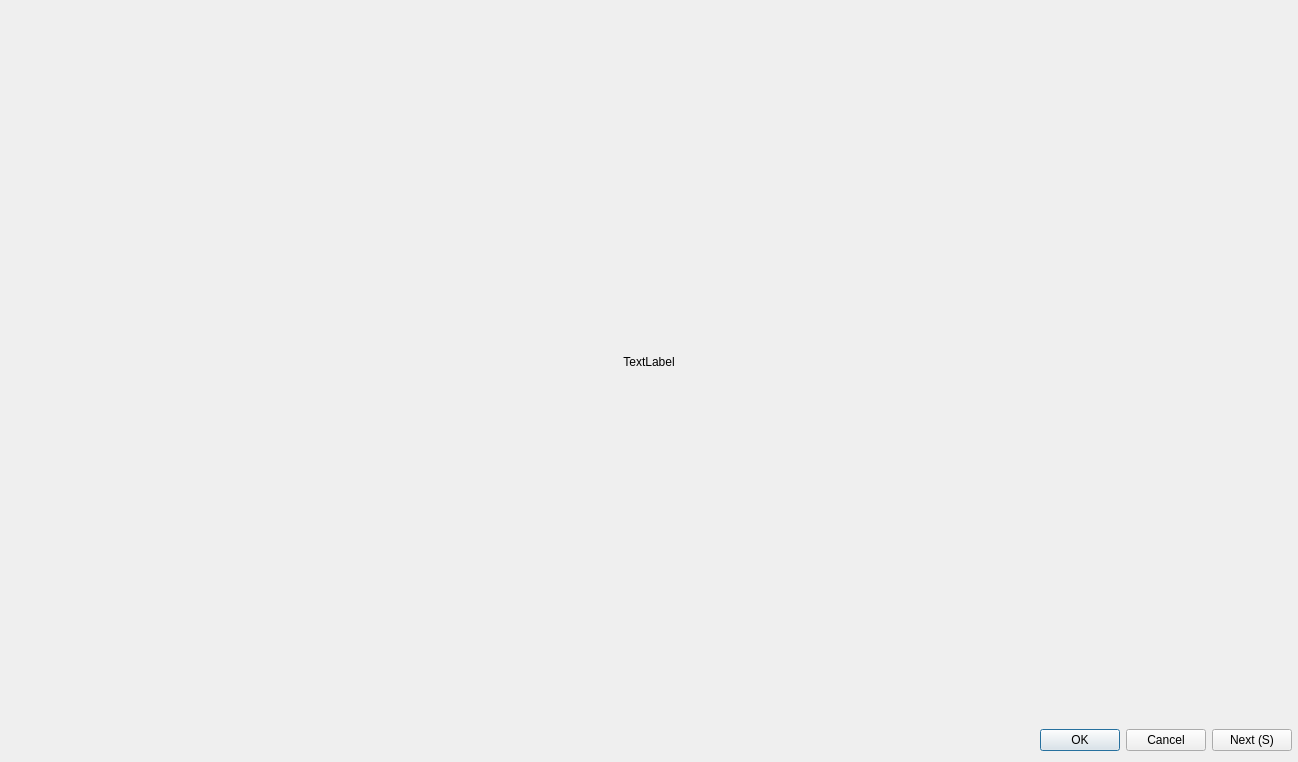
<?xml version="1.0" encoding="UTF-8"?>
<ui version="4.0">
 <class>CollagePreview</class>
 <widget class="QDialog" name="CollagePreview">
  <property name="geometry">
   <rect>
    <x>0</x>
    <y>0</y>
    <width>1298</width>
    <height>762</height>
   </rect>
  </property>
  <property name="windowTitle">
   <string>Dialog</string>
  </property>
  <layout class="QVBoxLayout" name="verticalLayout">
   <property name="leftMargin">
    <number>0</number>
   </property>
   <property name="topMargin">
    <number>0</number>
   </property>
   <property name="rightMargin">
    <number>0</number>
   </property>
   <item>
    <widget class="QLabel" name="file">
     <property name="minimumSize">
      <size>
       <width>1280</width>
       <height>720</height>
      </size>
     </property>
     <property name="text">
      <string>TextLabel</string>
     </property>
     <property name="alignment">
      <set>Qt::AlignCenter</set>
     </property>
    </widget>
   </item>
   <item>
    <layout class="QHBoxLayout" name="horizontalLayout">
     <property name="rightMargin">
      <number>6</number>
     </property>
     <item>
      <widget class="QDialogButtonBox" name="button_box">
       <property name="orientation">
        <enum>Qt::Horizontal</enum>
       </property>
       <property name="standardButtons">
        <set>QDialogButtonBox::Cancel|QDialogButtonBox::Ok</set>
       </property>
      </widget>
     </item>
     <item>
      <widget class="QPushButton" name="button_next">
       <property name="text">
        <string>Next (S)</string>
       </property>
      </widget>
     </item>
    </layout>
   </item>
  </layout>
 </widget>
 <resources/>
 <connections>
  <connection>
   <sender>button_box</sender>
   <signal>rejected()</signal>
   <receiver>CollagePreview</receiver>
   <slot>reject()</slot>
   <hints>
    <hint type="sourcelabel">
     <x>316</x>
     <y>260</y>
    </hint>
    <hint type="destinationlabel">
     <x>286</x>
     <y>274</y>
    </hint>
   </hints>
  </connection>
  <connection>
   <sender>button_box</sender>
   <signal>accepted()</signal>
   <receiver>CollagePreview</receiver>
   <slot>accept()</slot>
   <hints>
    <hint type="sourcelabel">
     <x>248</x>
     <y>254</y>
    </hint>
    <hint type="destinationlabel">
     <x>157</x>
     <y>274</y>
    </hint>
   </hints>
  </connection>
 </connections>
</ui>
